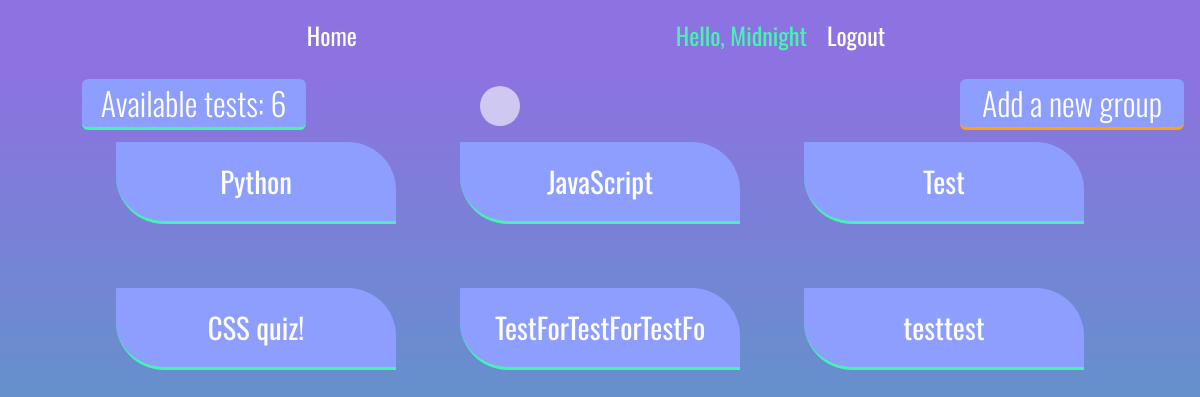
The app's page / (signed in) with its own data.
### questions/models.py (models this page shows, shortened)
class GroupQuestion(models.Model):
    group_name = models.CharField(max_length=20)
    description = models.CharField(max_length=100, blank=True, default='')

### questions/views.py (the view)
# urls.py: path('', HomePageView.as_view(), name='index'),
class HomePageView(View):
    template_name = 'pages/index.html'
    paginate_by = 1
    def get(self, request):
        context = {
            'groups': GroupQuestion.objects
                                   .annotate(questions_count=Count('question__id'))
                                   .filter(questions_count__gte=1),  # display group if group have atleast 1 question
            'total_groups': GroupQuestion.objects
                                         .annotate(questions_count=Count('question__id'))
                                         .filter(questions_count__gte=1)
                                         .count(),
            'latest_added_groups': GroupQuestion.objects
                                   .annotate(questions_count=Count('question__id'))
                                   .filter(questions_count__gte=1).order_by("-id")[:7]
        }
        return render(request, 'pages/index.html', context)

### templates/pages/index.html (shortened to what this page needs)
{% extends 'base.html' %}
{% load static %}
{% block content %}
    <div class="group__list">
        <div class="search">
            <input type="search" id="search-field" class="search__input" placeholder="Enter a group name">
        </div>
            {% if request.user.is_staff %}
                <a class="staff__groups" href="{% url 'add-group' %}">Add a new group</a>
            {% endif %}
         <div class="total__groups">
             <p class="total__title">Available tests: {{ total_groups }}</p>
             {% for group in latest_added_groups %}
                 <a href="{% url 'group' pk=group.pk %}" class="total__list link">
                 </a>
             {% endfor %}
         </div>
        {% for group in groups %}
        <div class="group">
            <div>
                <p class="group__title"><a href="{% url 'group' pk=group.pk %}" class="link">{{ group.group_name }}</a></p>
                <p class="group__description">{{ group.description }}</p>
            </div>
        </div>
        {% endfor %}
    </div>
{% endblock %}

### templates/base.html (shortened to what this page needs)
{% load static %}
<!DOCTYPE html>
<html lang="en">
<head>
    <link rel="stylesheet" href="{% static 'css/style.css' %}">
</head>
<body class="container">
    {% block header %}
        {% include 'include/header.html' %}
    {% endblock %}
    {% block content %} {% endblock %}
</body>
</html>

### templates/include/header.html (shortened to what this page needs)
{% load static %}
<navbar class="navbar">
    {% if user.is_authenticated %}
        <li class="nav__li"><a href="{% url 'index' %}" class="link">Home</a></li>
        <div class="auth__links">
            <li class="nav__li user">Hello, {{ user }}</li>
            <li class="nav__li"><a href="{% url 'users:logout' %}" class="link">Logout</a></li>
        </div>
    {% else %}
        <li class="nav__li"><a href="{% url 'users:login' %}" class="link">Sign In</a></li>
        <li class="nav__li"><a href="{% url 'users:signup' %}" class="link">Sign Up</a></li>
    {% endif %}
</navbar>

### static/css/style.css (style rules this page uses)
* { box-sizing: border-box; margin: 0px; padding: 0px; font-size: 16px; font-family: 'Oswald', sans-serif; }
.container { display: flex; flex-direction: column; justify-content: center; }
.navbar { display: flex; justify-content: space-evenly; flex-direction: row; background-color: #8D72E1; height: 70px; }
.nav__li { list-style-type: none; display: flex; align-items: center; }
.link { font-size: 1.5em; text-decoration: none; color: #fff; transition: 0.5s; }
.staff__groups { font-size: 2em; color: #fff; font-weight: 300; background-color: #8D9EFF; border-bottom: 3px solid orange; height: 1.6em; width: 7em; text-align: center; border-radius: 0.2em; position: absolute; left: 80%; top: 1%; text-decoration: none; transition: 0.5s; }
.auth__links { display: flex; flex-direction: row; }
.auth__links .nav__li { margin: 0em 0.5em; }
.user { font-size: 1.5em; color: #44f5b1; }
.group__list { position: relative; background-image: linear-gradient(#8D72E1, #1FC5A8); background-repeat:no-repeat; background-size: cover; display: flex; justify-content: center; width: 100%; height: 899px; padding: 2.5em; flex-wrap: wrap; align-content: flex-start }
.search { position: absolute; left: 40%; top: 1.8%; }
.search__input { width: 40px; height: 40px; border-radius: 5em; border: none; transition: 0.5s; background-image: url('https://icons.iconarchive.com/icons/icons8/windows-8/256/Very-Basic-Search-icon.png'); object-fit: cover; background-position: center; background-size: 25px; opacity: 0.6; background-repeat: no-repeat; }
.search__input::placeholder { opacity: 0; }
.total__groups { font-size: 2em; color: #fff; position: absolute; font-weight: 300; left: 6.8%; top: 1%; background-color: #8D9EFF; height: 1.6em; width: 7em; text-align: center; border-radius: 0.2em; transition: 0.5s; border-bottom: 3px solid #44f5b1; overflow: hidden; }
.total__title { font-size: 1em; color: #fff; font-weight: 300; text-align: center; transition: 0.3s; margin: 0em 0.3em; }
.total__list { display: flex; flex-direction: column; margin: 0 auto; font-size: 1em; border-bottom: 2px solid #fff; width: 90%; height: 12%; color: #8D9EFF; border-color: orange; }
.group { display: flex; flex-direction: column; justify-content: space-between; padding: 0.5em; background-color: #8D9EFF; width: 280px; height: 10%; margin: 2em; border-bottom-left-radius: 3em; border-top-right-radius: 3em; overflow: hidden; transition: 0.5s; border-bottom: 3px solid #44f5b1; will-change: transition; }
.group__title { padding: 10px; font-size: 1.2em; text-align: center; }
.group__description { padding: 10px; font-size: 1.2em; text-align: justify; color: #fff; }

### records on screen
GroupQuestion: group_name "Python"
GroupQuestion: group_name "JavaScript"
GroupQuestion: group_name "Test"
GroupQuestion: group_name "CSS quiz!"
GroupQuestion: group_name "TestForTestForTestFo"
GroupQuestion: group_name "testtest"

### other values on screen
{{ user }} "Midnight"
{{ total_groups }} "6"
